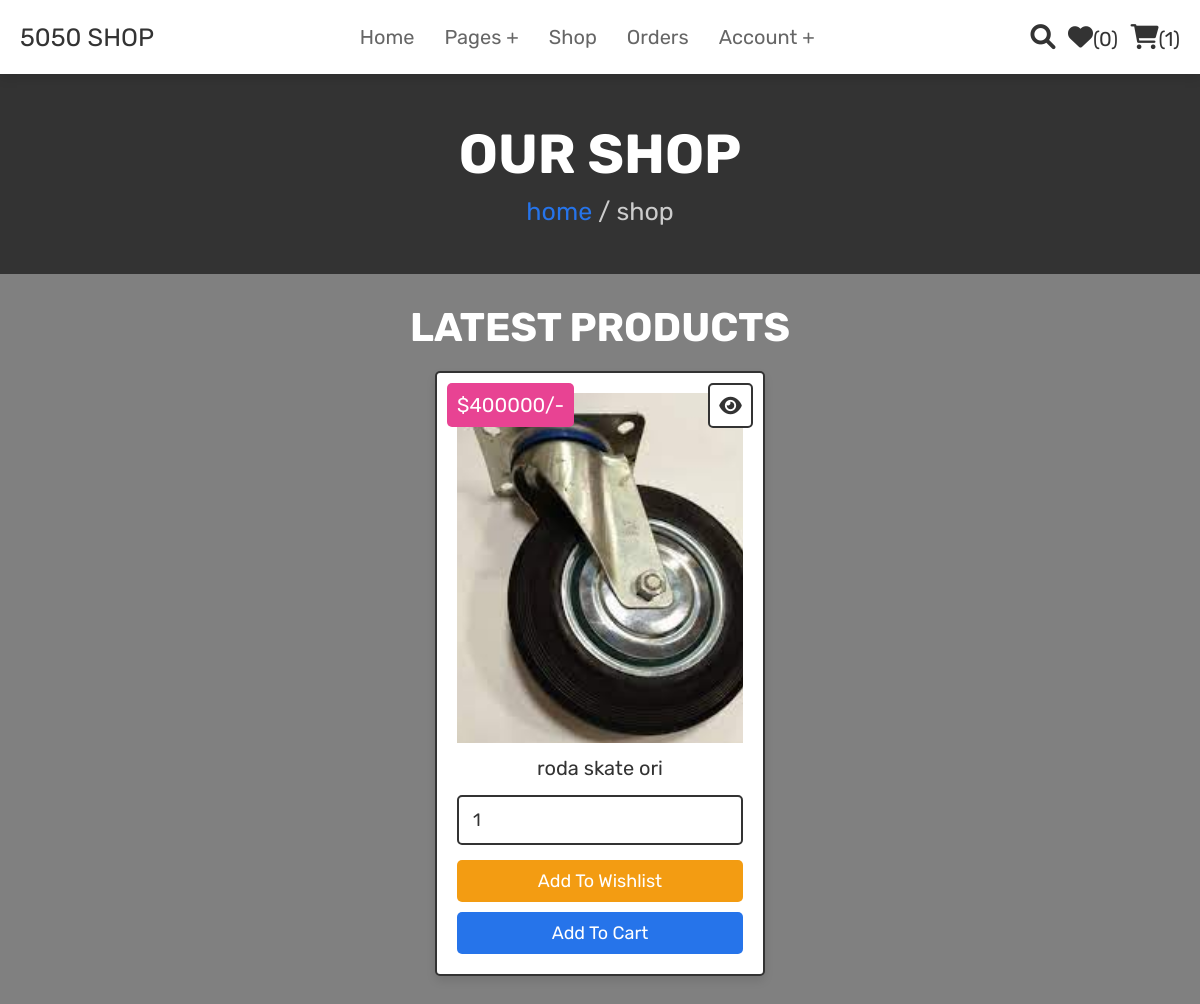
The page /PHP/shop.php (signed in) on the database its author committed.
### tables this page shows
CREATE TABLE IF NOT EXISTS `products` (
  `id` int NOT NULL AUTO_INCREMENT,
  `name` varchar(100) NOT NULL,
  `details` varchar(500) NOT NULL,
  `price` int NOT NULL,
  `image` varchar(100) NOT NULL,
  PRIMARY KEY (`id`)
);

### PHP/shop.php (the view, shortened to what this page needs)
<?php
@include 'config.php';
?>
<!DOCTYPE html>
<html lang="en">
<head>
   <link rel="stylesheet" href="https://cdnjs.cloudflare.com/ajax/libs/font-awesome/6.0.0/css/all.min.css">
   <link rel="stylesheet" href="css login/style.css">
</head>
<body>
<?php @include 'header.php'; ?>
<section class="heading">
    <h3>our shop</h3>
    <p> <a href="home.php">home</a> / shop </p>
</section>
<section class="products">
   <h1 class="title">latest products</h1>
   <div class="box-container">
      <?php
         $select_products = mysqli_query($conn, "SELECT * FROM `products`") or die('query failed');
         if(mysqli_num_rows($select_products) > 0){
            while($fetch_products = mysqli_fetch_assoc($select_products)){
      ?>
      <form action="" method="POST" class="box">
         <a href="view_page.php?pid=<?php echo $fetch_products['id']; ?>" class="fas fa-eye"></a>
         <div class="price">$<?php echo $fetch_products['price']; ?>/-</div>
         <img src="uploaded_img/<?php echo $fetch_products['image']; ?>" alt="" class="image">
         <div class="name"><?php echo $fetch_products['name']; ?></div>
         <input type="number" name="product_quantity" value="1" min="0" class="qty">
         <input type="submit" value="add to wishlist" name="add_to_wishlist" class="option-btn">
         <input type="submit" value="add to cart" name="add_to_cart" class="btn">
      </form>
      <?php
         }
      }else{
         echo '<p class="empty">no products added yet!</p>';
      }
      ?>
   </div>
</section>
</body>
</html>

### PHP/css login/style.css (style rules this page uses)
:root { --pink:#e84393; --red:#c0392b; --orange:#f39c12; --black:#333; --white:#fff; --light-color:#666; --light-white:#ccc; --light-bg:#f5f5f5; --blue:#2674ea; --border:.2rem solid var(--black); --box-shadow:0 .5rem 1rem rgba(0,0,0,.1); }
* { font-family: 'Rubik', sans-serif; margin:0; padding:0; box-sizing: border-box; outline: none; border:none; text-decoration: none; transition:all .2s linear; }
html { font-size: 62.5%; overflow-x: hidden; scroll-behavior: smooth; scroll-padding-top: 6.5rem; }
body { background-image: url('blur.png'); background-size: cover; background-repeat: no-repeat; background-color: grey; }
section { padding:3rem 2rem; }
.btn, .delete-btn, .option-btn { display: inline-block; border-radius: .5rem; margin-top: 1rem; font-size: 1.8rem; color:var(--white); cursor: pointer; padding:1rem 3rem; text-transform: capitalize; }
.btn { background-color:var(--blue); }
.option-btn { background-color: var(--orange); }
.heading { display: flex; flex-flow: column; align-items: center; justify-content: center; gap:1rem; background-color: var(--black); text-align: center; min-height: 25vh; }
.heading h3 { font-size: 5.5rem; color:var(--white); text-transform: uppercase; }
.heading p { font-size: 2.5rem; color:var(--light-white); }
.heading p a { color:var(--blue); }
.title { text-align: center; margin-bottom: 2rem; color:#fff; text-transform: uppercase; font-size: 4rem; }
.products .box-container { max-width: 1200px; margin:0 auto; display: grid; grid-template-columns: repeat(auto-fit, 33rem); gap:1.5rem; align-items: flex-start; justify-content: center; }
.products .box-container .box { background-color: var(--white); border:var(--border); box-shadow: var(--box-shadow); border-radius: .5rem; padding:2rem; text-align: center; position: relative; }
.products .box-container .box .image { height: 35rem; width: 100%; object-fit: cover; }
.products .box-container .box .fa-eye, .products .box-container .box .price { position: absolute; top:1rem; border-radius: .5rem; }
.products .box-container .box .price { font-size: 2rem; padding:1rem; background-color: var(--pink); color:var(--white); left:1rem; }
.products .box-container .box .fa-eye { right:1rem; height: 4.5rem; width: 4.5rem; line-height: 4.2rem; font-size: 2rem; background-color: var(--white); color:var(--black); border:var(--border); }
.products .box-container .box .name { margin:1rem; font-size: 2rem; color:var(--black); }
.products .box-container .box .qty { width: 100%; padding:1.2rem 1.4rem; font-size: 1.8rem; color:var(--black); border:var(--border); border-radius: .5rem; margin:.5rem 0; }
.products .box-container .box .btn, .products .box-container .box .option-btn { width: 100%; }

### rows shown on the page
products: price "400000", image (picture), name "roda skate ori"

### other values the page prints
$wishlist_num_rows "0"
$cart_num_rows "1"
